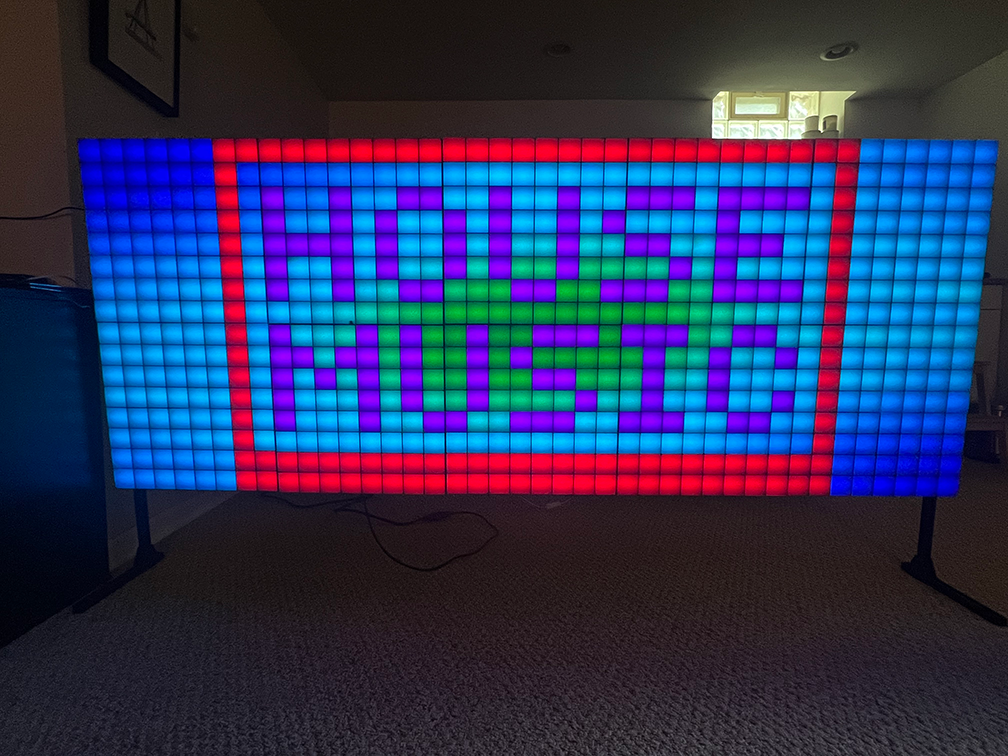
#> input picture images/led_wall.png, 1008 x 756 px
$ python resize_sprite.py images/led_wall.png
#> lines starting #> are read from the running program, lines starting #| are printed output that depends on the picture
#!/usr/bin/env python3
import sys
import os
from PIL import Image, ImageSequence

def resize_image(input_path, output_path, size):
#> called with input_path = 'images/led_wall.png', output_path = 'images/led_wall_24x24.png', size = 24
    img = Image.open(input_path)
#> img is the input picture: PIL image 1008x756 RGBA; mean R, G, B, A 43.5, 51.9, 93.6, 255
    # Check if it's an animated image (GIF)
    if getattr(img, "is_animated", False):
        frames = []
        duration = img.info.get("duration", 100)
        loop = img.info.get("loop", 0)
        for frame in ImageSequence.Iterator(img):
            frame = frame.convert("RGBA")
            resized = frame.resize((size, size), Image.LANCZOS)
            frames.append(resized)
        # Save the animation
        frames[0].save(
            output_path,
            save_all=True,
            append_images=frames[1:],
            loop=loop,
            duration=duration,
            disposal=2,
            transparency=img.info.get("transparency", 255)
        )
    else:
        # Static image (e.g., PNG)
        img = img.convert("RGBA")
        resized = img.resize((size, size), Image.LANCZOS)
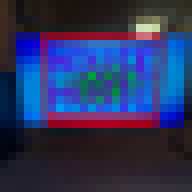
#> resized: PIL image 24x24 RGBA (shown 8 times larger); mean R, G, B, A 43.9, 52.1, 93.7, 255
        resized.save(output_path)

def parse_args():
    import argparse
    parser = argparse.ArgumentParser(
        description="Resize animated GIFs or PNGs to 24x24 or 16x16."
    )
    parser.add_argument(
        "input",
        help="Path to input file (GIF or PNG)."
    )
    parser.add_argument(
        "output",
        nargs="?",
        help="Path to output file. If omitted, adds suffix based on size."
    )
    parser.add_argument(
        "-s", "--size",
        type=int,
        choices=[16, 24],
        default=24,
        help="Target size (default: 24)."
    )
    return parser.parse_args()

def main():
    args = parse_args()
    input_path = args.input
    size = args.size
    if args.output:
        output_path = args.output
    else:
        base, ext = os.path.splitext(input_path)
        output_path = f"{base}_{size}x{size}{ext}"
    resize_image(input_path, output_path, size)
    print(f"Saved resized image to {output_path}")

if __name__ == "__main__":
    main()
